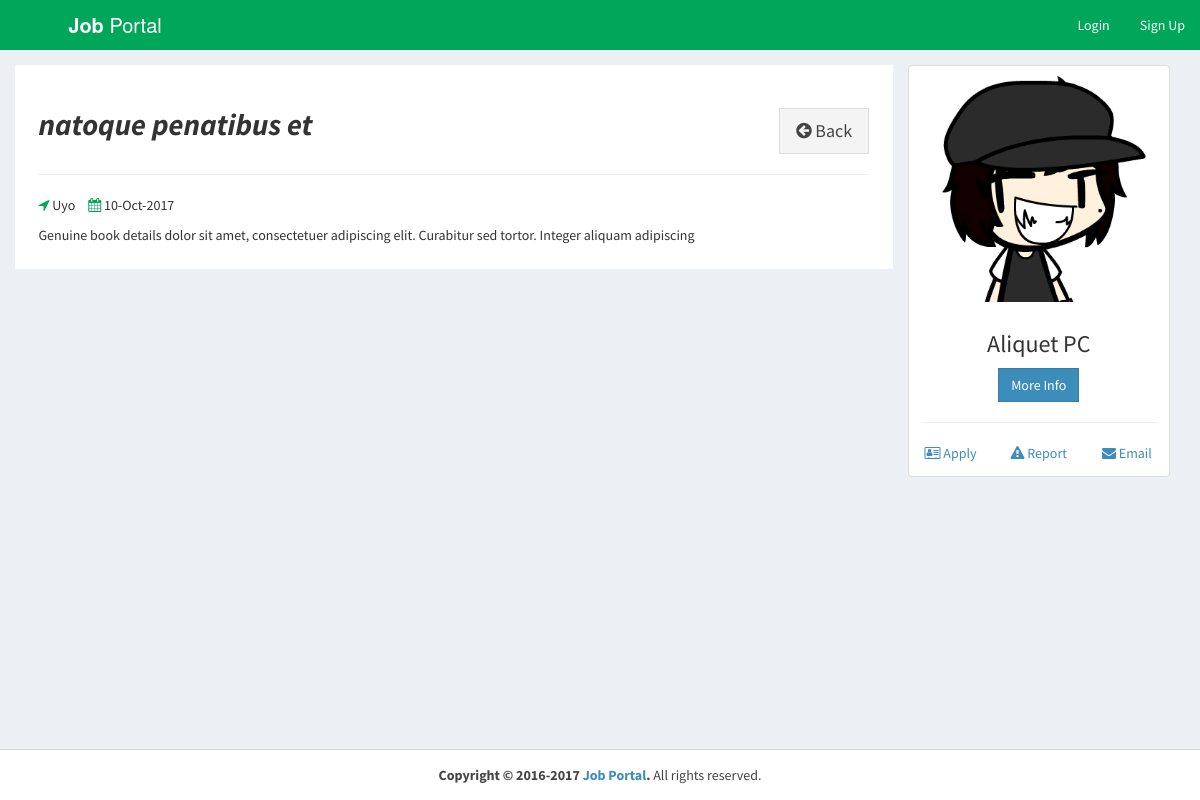
/view-job-post.php?id=43, run on the app's committed database.
### tables this page shows
CREATE TABLE `job_post` (
  `id_jobpost` int(11) NOT NULL,
  `id_company` int(11) NOT NULL,
  `jobtitle` varchar(255) NOT NULL,
  `description` text NOT NULL,
  `minimumsalary` varchar(255) NOT NULL,
  `maximumsalary` varchar(255) NOT NULL,
  `experience` varchar(255) NOT NULL,
  `qualification` varchar(255) NOT NULL,
  `createdat` timestamp NOT NULL DEFAULT CURRENT_TIMESTAMP
);

CREATE TABLE `company` (
  `id_company` int(11) NOT NULL,
  `name` varchar(255) NOT NULL,
  `companyname` varchar(255) NOT NULL,
  `country` varchar(255) NOT NULL,
  `state` varchar(255) NOT NULL,
  `city` varchar(255) NOT NULL,
  `contactno` varchar(255) NOT NULL,
  `website` varchar(255) NOT NULL,
  `email` varchar(255) NOT NULL,
  `password` varchar(255) NOT NULL,
  `aboutme` varchar(255) DEFAULT NULL,
  `logo` varchar(255) NOT NULL,
  `createdAt` timestamp NOT NULL DEFAULT CURRENT_TIMESTAMP,
  `active` int(11) NOT NULL DEFAULT '2'
);

### view-job-post.php (the view, shortened to what this page needs)
<?php
require_once("db.php");
?>
<!DOCTYPE html>
<html>
<head>
  <link rel="stylesheet" href="https://cdnjs.cloudflare.com/ajax/libs/twitter-bootstrap/3.3.7/css/bootstrap.min.css">
  <link rel="stylesheet" href="https://cdnjs.cloudflare.com/ajax/libs/font-awesome/4.7.0/css/font-awesome.min.css">
  <link rel="stylesheet" href="https://cdnjs.cloudflare.com/ajax/libs/ionicons/2.0.1/css/ionicons.min.css">
  <link rel="stylesheet" href="css/AdminLTE.min.css">
  <link rel="stylesheet" href="css/_all-skins.min.css">
  <link rel="stylesheet" href="css/custom.css">
</head>
<body class="hold-transition skin-green sidebar-mini">
<div class="wrapper">
  <header class="main-header">
    <a href="index.php" class="logo logo-bg">
      <span class="logo-lg"><b>Job</b> Portal</span>
    </a>
    <nav class="navbar navbar-static-top">
      <div class="navbar-custom-menu">
        <ul class="nav navbar-nav">
          <li>
            <a href="login.php">Login</a>
          </li>
          <li>
            <a href="sign-up.php">Sign Up</a>
          </li>
        </ul>
      </div>
    </nav>
  </header>
  <div class="content-wrapper" style="margin-left: 0px;">
  <?php
    $sql = "SELECT * FROM job_post INNER JOIN company ON job_post.id_company=company.id_company WHERE id_jobpost='$_GET[id]'";
    $result = $conn->query($sql);
    if($result->num_rows > 0)
    {
      while($row = $result->fetch_assoc())
      {
  ?>
    <section id="candidates" class="content-header">
      <div class="container">
        <div class="row">
          <div class="col-md-9 bg-white padding-2">
            <div class="pull-left">
              <h2><b><i><?php echo $row['jobtitle']; ?></i></b></h2>
            </div>
            <div class="pull-right">
              <a href="jobs.php" class="btn btn-default btn-lg btn-flat margin-top-20"><i class="fa fa-arrow-circle-left"></i> Back</a>
            </div>
            <div class="clearfix"></div>
            <hr>
            <div>
              <p><span class="margin-right-10"><i class="fa fa-location-arrow text-green"></i> <?php echo $row['city']; ?></span> <i class="fa fa-calendar text-green"></i> <?php echo date("d-M-Y", strtotime($row['createdat'])); ?></p>
            </div>
            <div>
              <?php echo stripcslashes($row['description']); ?>
            </div>
          </div>
          <div class="col-md-3">
            <div class="thumbnail">
              <img src="uploads/logo/<?php echo $row['logo']; ?>" alt="companylogo">
              <div class="caption text-center">
                <h3><?php echo $row['companyname']; ?></h3>
                <p><a href="#" class="btn btn-primary btn-flat" role="button">More Info</a>
                <hr>
                <div class="row">
                  <div class="col-md-4"><a href=""><i class="fa fa-address-card-o"></i> Apply</a></div>
                  <div class="col-md-4"><a href=""><i class="fa fa-warning"></i> Report</a></div>
                  <div class="col-md-4"><a href=""><i class="fa fa-envelope"></i> Email</a></div>
                </div>
              </div>
            </div>
          </div>
        </div>
      </div>
    </section>
    <?php
      }
    }
    ?>
  </div>
  <footer class="main-footer" style="margin-left: 0px;">
    <div class="text-center">
      <strong>Copyright &copy; 2016-2017 <a href="learningfromscratch.online">Job Portal</a>.</strong> All rights
    reserved.
    </div>
  </footer>
</div>
</body>
</html>

### css/custom.css (style rules this page uses)
.logo-bg { background-color: #00A65A !important; }
.margin-top-20 { margin-top: 20px; }
.padding-2 { padding: 2%; }
.bg-white { background-color: #fff; }
.margin-right-10 { margin-right: 10px; }

### data on the page
job_post: jobtitle "natoque penatibus et", id_company.city "Uyo", createdat "10-Oct-2017", description "Genuine book details dolor sit amet, consectetuer adipiscing elit. Curabitur sed tortor. Integer aliquam adipiscing", id_company.logo (picture), id_company.companyname "Aliquet PC"
